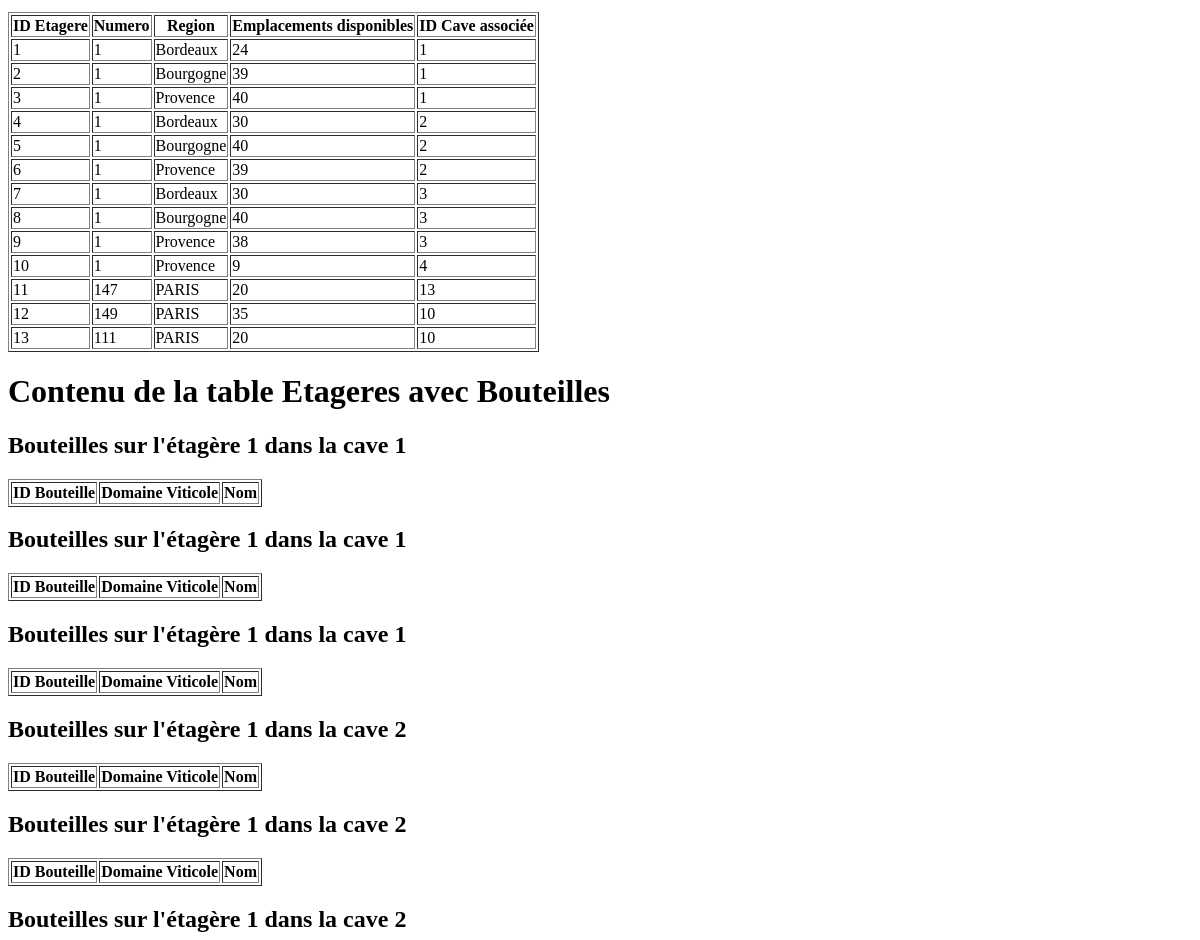
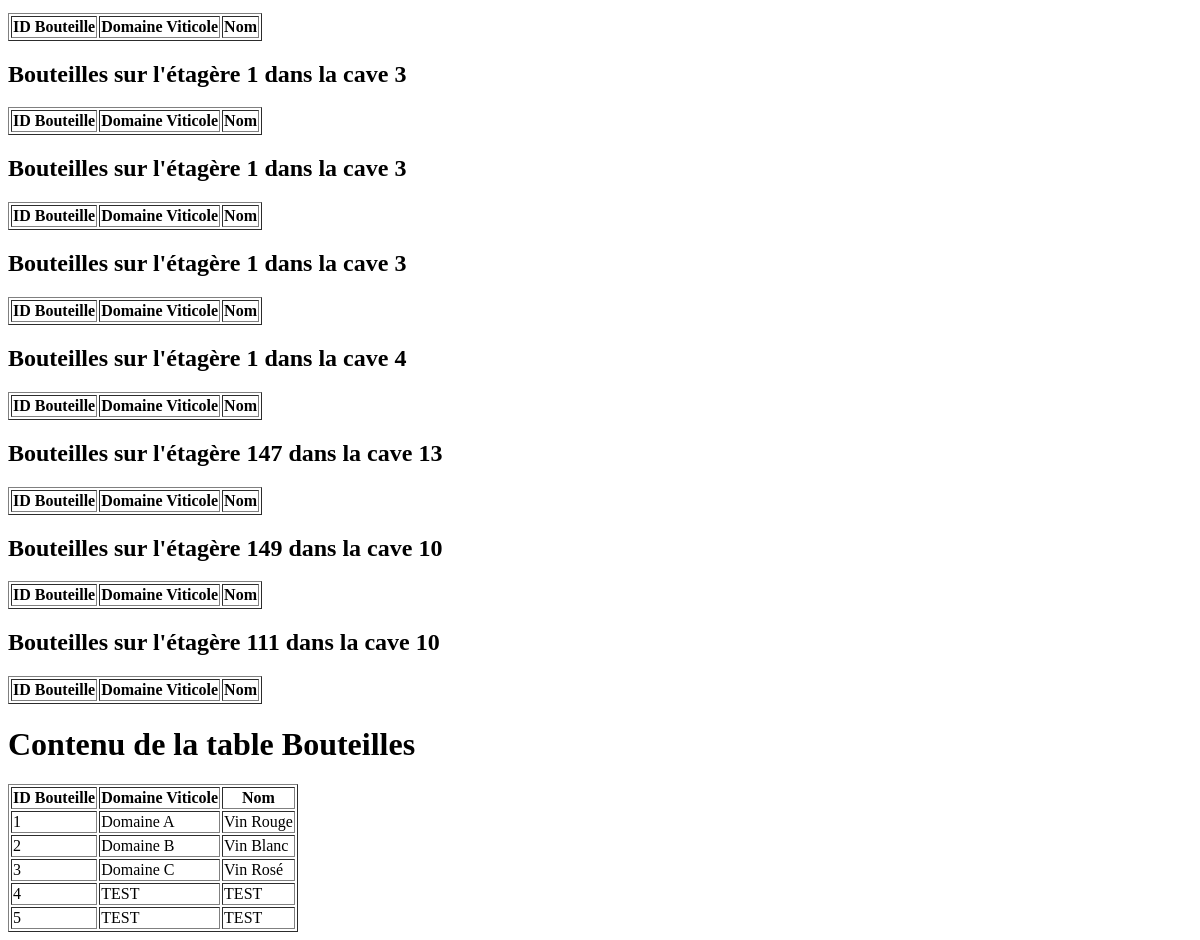
The page /debug (lower part) on the database as committed earlier (2 pictures, top to bottom).
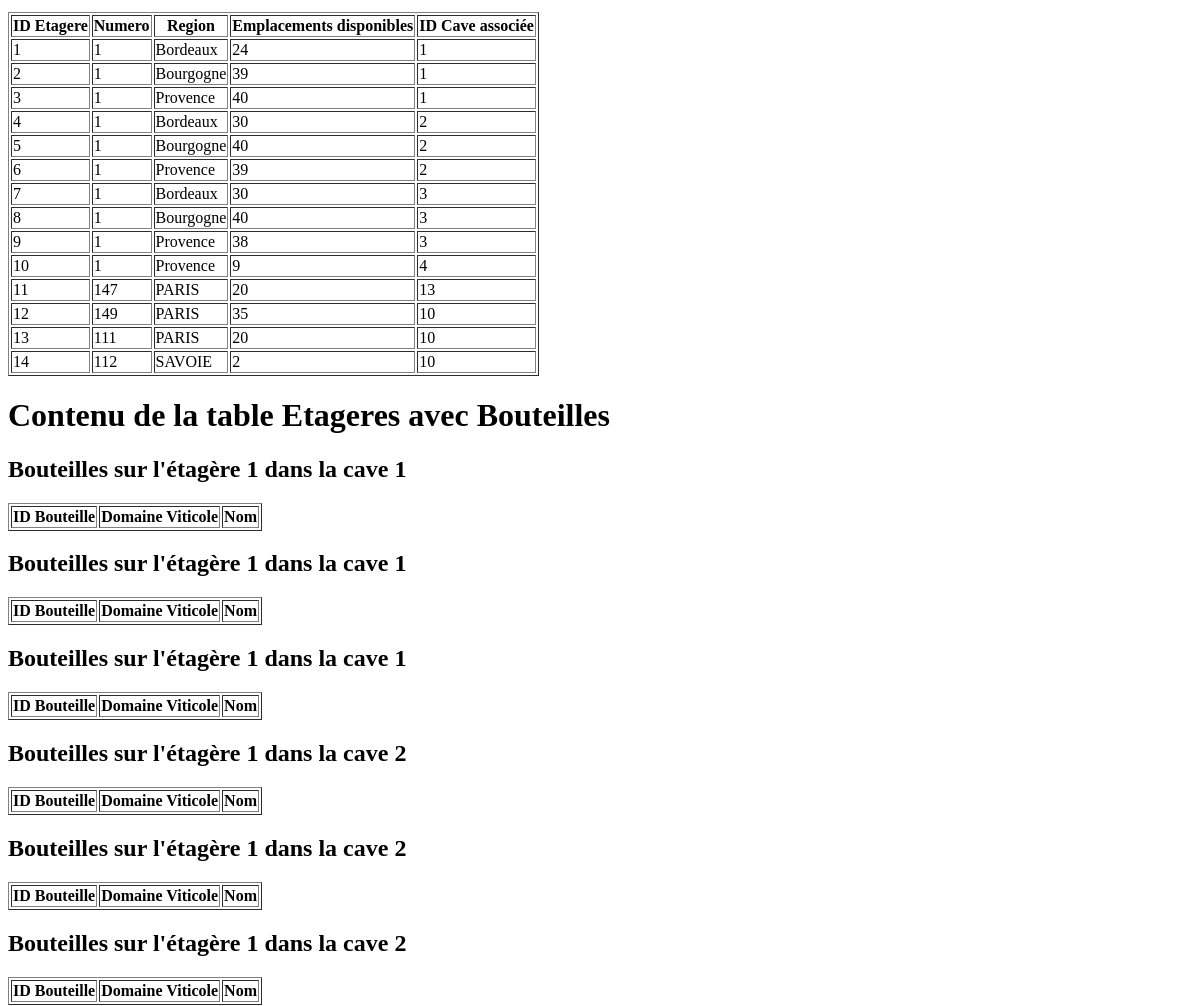
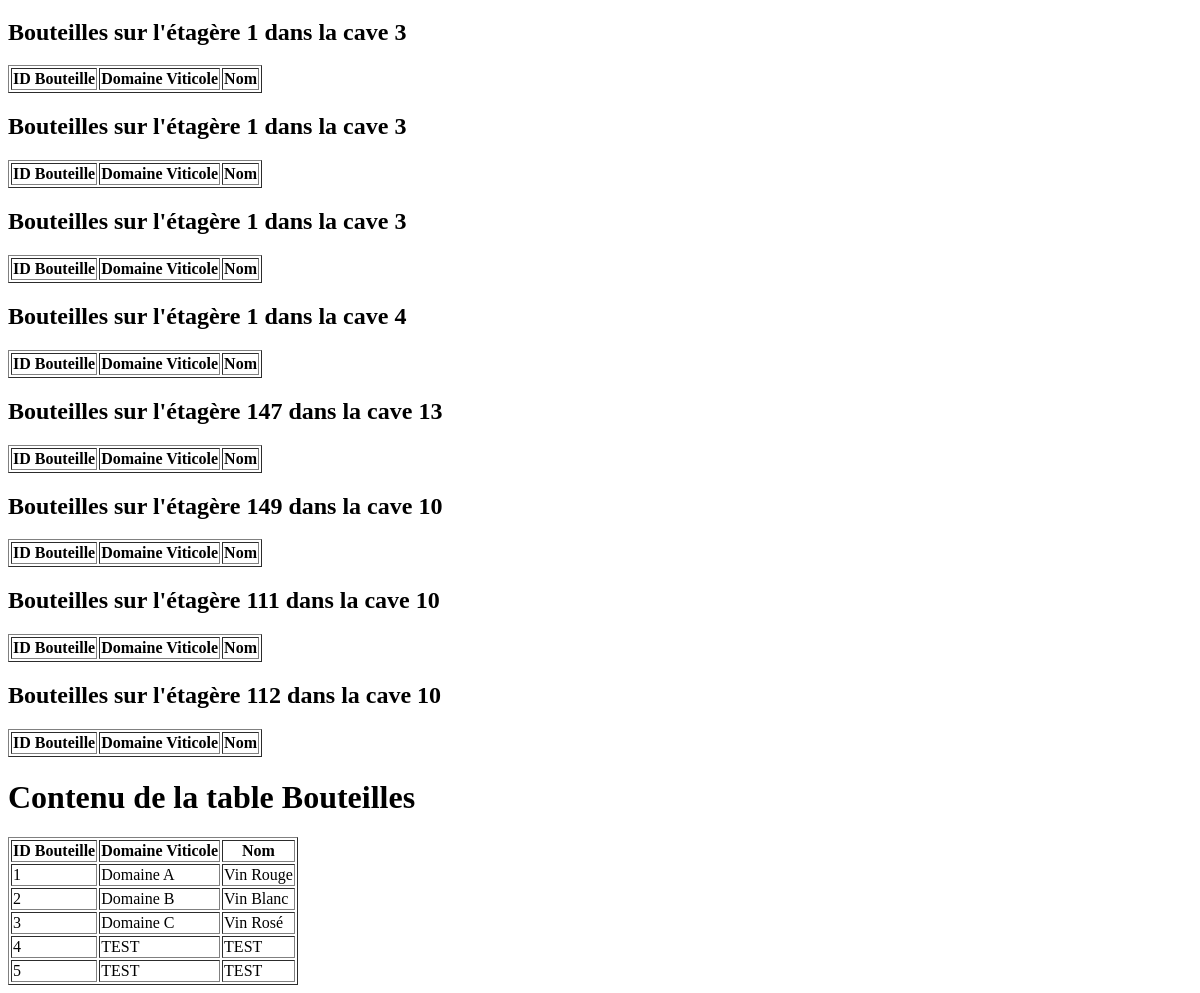
The same page on the database as committed later (2 pictures, top to bottom).
### tables this page shows
CREATE TABLE Etageres (
                id_etagere INTEGER PRIMARY KEY,
                numero INTEGER NOT NULL,
                region TEXT NOT NULL,
                emplacements_disponibles INTEGER NOT NULL,
                cave_associee_id INTEGER NOT NULL,
                FOREIGN KEY (cave_associee_id) REFERENCES Caves(id_cave)
            );

CREATE TABLE Bouteilles (
                id_bouteille INTEGER PRIMARY KEY,
                domaine_viticole TEXT NOT NULL,
                nom TEXT NOT NULL,
                type TEXT NOT NULL,
                annee INTEGER NOT NULL,
                region TEXT NOT NULL,
                commentaires TEXT,
                note_personnelle TEXT,
                note_moyenne TEXT,
                photo_etiquette TEXT,
                prix REAL
            );

### app.py (the view)
@app.route("/debug")
def afficher_tables():
    conn = sqlite3.connect("bdd.db")
    c = conn.cursor()
    c.execute("SELECT * FROM Utilisateurs")
    utilisateurs = c.fetchall()
    c.execute("SELECT * FROM Caves")
    caves = c.fetchall()
    c.execute("SELECT * FROM Etageres")
    etageres = c.fetchall()
    c.execute("SELECT * FROM Bouteilles")
    bouteilles = c.fetchall()
    conn.close()
    return render_template(
        "affichage_tables.html",
        utilisateurs=utilisateurs,
        caves=caves,
        etageres=etageres,
        bouteilles=bouteilles,
    )

### templates/affichage_tables.html (shortened to what this page needs)
<!DOCTYPE html>
<html lang="en">
<table border="1">
    <tr>
        <th>ID Etagere</th>
        <th>Numero</th>
        <th>Region</th>
        <th>Emplacements disponibles</th>
        <th>ID Cave associée</th>
    </tr>
    {% for etagere in etageres %}
    <tr>
        <td>{{ etagere[0] }}</td>
        <td>{{ etagere[1] }}</td>
        <td>{{ etagere[2] }}</td>
        <td>{{ etagere[3] }}</td>
        <td>{{ etagere[4] }}</td>
    </tr>
    {% endfor %}
</table>
<h1>Contenu de la table Etageres avec Bouteilles</h1>
{% for etagere in etageres %}
    <h2>Bouteilles sur l'étagère {{ etagere[1] }} dans la cave {{ etagere[4] }}</h2>
    <table border="1">
        <tr>
            <th>ID Bouteille</th>
            <th>Domaine Viticole</th>
            <th>Nom</th>
        </tr>
    </table>
{% endfor %}
<h1>Contenu de la table Bouteilles</h1>
<table border="1">
    <tr>
        <th>ID Bouteille</th>
        <th>Domaine Viticole</th>
        <th>Nom</th>
    </tr>
    {% for bouteille in bouteilles %}
    <tr>
        <td>{{ bouteille[0] }}</td>
        <td>{{ bouteille[1] }}</td>
        <td>{{ bouteille[2] }}</td>
    </tr>
    {% endfor %}
</table>
</html>

Rows that differ between the two databases and show on the page:
added Etageres: id_etagere "14", numero "112", region "SAVOIE", emplacements_disponibles "2", cave_associee "10"
